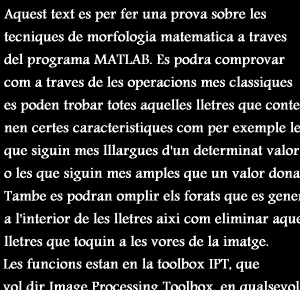
%> input picture Computer_Vision/Practice5/P5/text.tif, 300 x 290 px
$ octave Exercise1.m   (GNU Octave 9; MATLAB toolbox functions it lacks are replaced by stand-ins)
%> lines starting %> are read from the running program, lines starting %| are printed output that depends on the picture; in (x1, y1, x2, y2) boxes, pixels count from 0 and x2, y2 are one past the last pixel; in counts of white or black regions, pixels touching at a corner belong together; the program's own positions count from 1
close all; clc; clear


I = imread('text.tif');
%> I is the input picture: size 290x300 uint8; min 0, max 255, mean 36.3
f = imbinarize(I,"global");
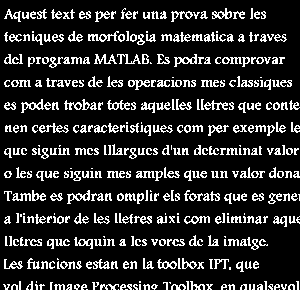
%> f: size 290x300 logical; 16.1% white in thin lines or dots
% figure
% subplot(1,2,1), imshow(I), title('Original')
% subplot(1,2,2), imshow(f), title('Binarized')

%% Mask 1
mask_W1 = [1 0;1 1;0 1;0 1;1 1;1 0];
match_W1 = imerode(f,mask_W1);
%> match_W1: size 290x300 logical; 1.4% white in thin lines or dots

% Mask for highlighting the results
f_mask = [1 1 1 1;
          1 0 0 1;
          1 0 0 1;
          1 0 0 1;
          1 0 0 1;
          1 0 0 1;
          1 0 0 1;
          1 1 1 1];

f_mask_e = [1 1;
            1 1;
            1 1;
            1 1;
            1 1;
            1 1];

match_W_res = imfill(imdilate(match_W1,f_mask),'holes');
%> match_W_res: size 290x300 logical; 18.6% white; 264 white regions (14 under 20 px), largest, box (x1, y1, x2, y2) and area: (255, 121, 279, 137) 240, (139, 170, 159, 182) 192, (226, 56, 246, 68) 188
match_W_res_e = imdilate(match_W1,f_mask_e);
%> match_W_res_e: size 290x300 logical; 7.6% white in thin lines or dots
match = match_W_res-match_W_res_e;
result_a = cat(3,f+match,f-match,f-match);
% [4 lines of commented-out code are left out]


%% Mask 2
mask_W2 = [1 1;1 0;1 0;1 0;1 0;1 1];
match_W2 = imerode(f,mask_W2);
%> match_W2: size 290x300 logical; 1.6% white in thin lines or dots

% Highlighting
match_W_res = imfill(imdilate(match_W2,f_mask),'holes');
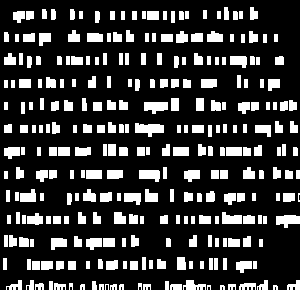
%> match_W_res: size 290x300 logical; 21.4% white; 279 white regions (3 under 20 px), largest, box (x1, y1, x2, y2) and area: (135, 123, 164, 137) 272, (276, 215, 300, 228) 224, (144, 102, 168, 114) 220
match_W_res_e = imdilate(match_W2,f_mask_e);
%> match_W_res_e: size 290x300 logical; 9.1% white in thin lines or dots
match = match_W_res-match_W_res_e;
result_a = cat(3,f+match,f-match,f-match);

% figure
% subplot(1,2,1), imshow(match_W2), title('Erosion')
% subplot(1,2,2), imshow(result_a), title('Higlights')

%% Black and White
% mask_B1 = ~mask_W1;
% figure, imshow(mask_B1)
% figure, imshow(~f)
% match_B1 = imdilate(~f,mask_B1)-~f;
% figure, imshow(match_B1)
% match_WB1 = and(match_W1,match_B1);

mask_B2 = ~mask_W2;
figure, imshow(mask_B2)
figure, imshow(~f)
match_B2 = imerode(~f,mask_B2)-(~f);
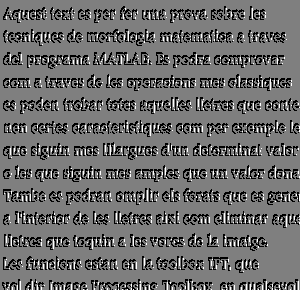
%> match_B2: size 290x300 double; min -1, max 1, mean -0.143; drawn with min black and max white
figure, imshow(match_B2)
match_WB2 = and(match_W2,match_B2);
%> match_WB2: size 290x300 logical; 0.11% white in thin lines or dots
figure, imshow(match_WB2)

match_WB_res = imfill(imdilate(match_WB2,f_mask),'holes');
%> match_WB_res: size 290x300 logical; 3.2% white; 88 white regions (13 under 20 px), largest, box (x1, y1, x2, y2) and area: (231, 57, 239, 65) 64, (20, 80, 28, 88) 64, (202, 80, 210, 88) 64
match_WB_res_e = imdilate(match_WB2,f_mask_e);
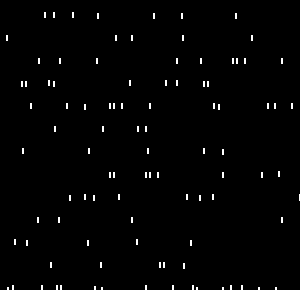
%> match_WB_res_e: size 290x300 logical; 1.3% white in thin lines or dots
match = match_WB_res-match_WB_res_e;
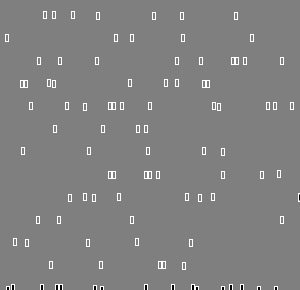
%> match: size 290x300 double; min -1, max 1, mean 0.0192; drawn with min black and max white
result_b = cat(3,f+match,f-match,f-match);
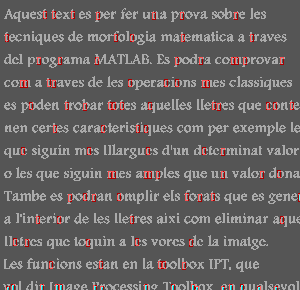
%> result_b: size 290x300x3 double; mean R, G, B 0.18, 0.142, 0.142; drawn with min black and max white
figure
subplot(1,2,1), imshow(match_B2), title('Erosion')
subplot(1,2,2), imshow(result_b), title('Higlights')
%> after `imshow(result_b)`:
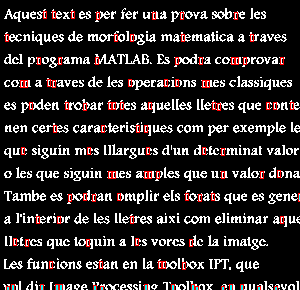
%> displayed picture: size 290x300x3, on the screen's scale of 0 to 255; mean R, G, B 43.4, 38.5, 38.5


match_WB2 = bwhitmiss(f,mask_W2,~mask_W2);
match_WB_res = imfill(imdilate(match_WB2,f_mask),'holes');
% figure, imshow(match_WB_res)
match_WB_res_e = imdilate(match_WB2,f_mask_e);
match = match_WB_res-match_WB_res_e;
result_b = cat(3,f+match,f-match,f-match);
figure
subplot(1,2,1), imshow(match_WB2), title('Erosion')
subplot(1,2,2), imshow(result_b), title('Higlights')
